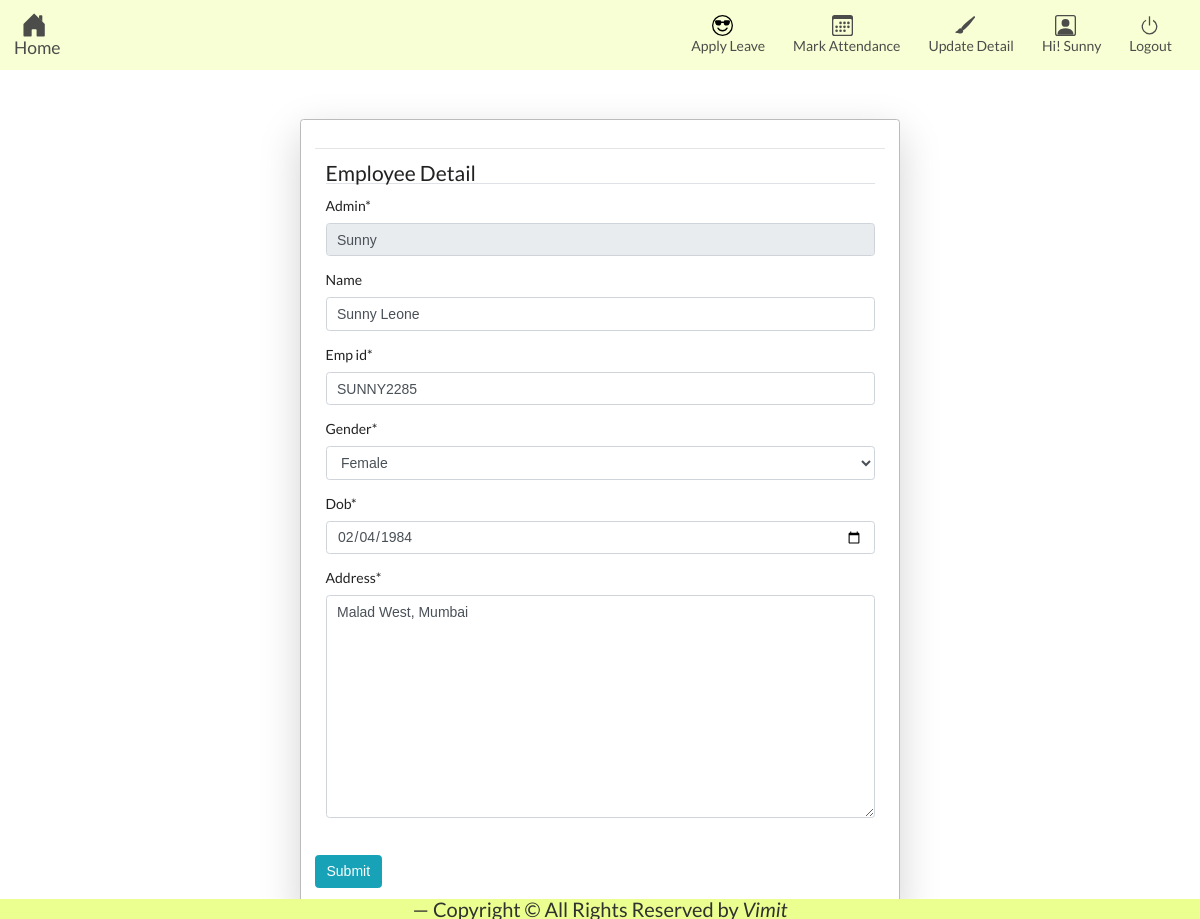
The page /create_employee_detail/Sunny/ (signed in) on the database its author committed.
### attendance/models.py (models this page shows, shortened)
class Employee(models.Model):
    GENDER_CHOICES = (
        ('M', 'Male'),
        ('F', 'Female')
    )
    admin = models.ForeignKey(Profile, on_delete=models.CASCADE)
    name = models.CharField(max_length=200, null = False, default = "", blank = True)
    emp_id = models.CharField(max_length=25)
    gender = models.CharField(
        max_length=10, choices=GENDER_CHOICES, default='M')
    dob = models.DateField()
    address = models.TextField()
    created_at = models.DateTimeField(auto_now_add=True)
    updated_at = models.DateTimeField(auto_now_add=True)

### attendance/views.py (the view, shortened to what this page needs)
@login_required
def create_employee_detail(request,user_id):
    date_now = datetime.now()
    year = date_now.year
    kwargs = dict()
    user = User.objects.filter(username=user_id).first()
    user_profile = Profile.objects.get(user=user)
    try:
        emp_obj = Employee.objects.get(admin=user_profile)
    except Exception as e:
        emp_obj = None
    if emp_obj:
        form = EmployeeForm(initial={'admin': user_profile, 'name':emp_obj.name ,'emp_id': emp_obj.emp_id,'gender':emp_obj.gender,'dob':emp_obj.dob,'address':emp_obj.address})
        return render(request, 'attendance/create_employee_detail.html', {'form': form})

### attendance/forms.py
class EmployeeForm(forms.ModelForm):
    GENDER_CHOICES = (
        ('M', 'Male'),
        ('F', 'Female')
    )
    admin = forms.CharField(widget=forms.TextInput(attrs={'readonly': 'readonly'}))
    address = forms.CharField(
        widget=forms.Textarea(attrs={'cols': 80, 'rows': 10}))
    class Meta:
        model = Employee
        fields = '__all__'
        widgets = {
            'dob': DateInput(),
        }

### attendance/models.py (called while the page is built)
    def __str__(self):
        return f'{self.user.username}'

### templates/attendance/create_employee_detail.html (shortened to what this page needs)
{%extends 'attendance/home.html' %}
{% load static %}
{% load crispy_forms_tags %}
{%block content%}
  <div class="container shadow-lg p-3 mb-5 bg-white rounded login form-group">
      <hr>
      <form class="form-horizontal" action="" method="POST">
          <fieldset class="form-group">
              <legend class="border-bottom mb-">Employee Detail</legend>
              {{ form |crispy }}
          </fieldset>
          <div class='form-group'>
              <input type="submit" class="btn btn-info" value="Submit">
          </div>
      </form>
  </div>
{%endblock%}

### templates/attendance/home.html (shortened to what this page needs)
{% load static %}
{% load crispy_forms_tags %}
<!doctype html>
<html lang="en">
<head>
    <link rel="stylesheet" href="https://stackpath.bootstrapcdn.com/bootstrap/4.5.0/css/bootstrap.min.css"
>
    <link rel="stylesheet" type="text/css" href="{% static 'css/home.css' %}">
    <link rel="stylesheet" type="text/css" href="{% static 'css/semantic.min.css' %}">
</head>
<body>
    <nav class="navbar navbar-expand-lg fixed-top" style="background-color: #f8ffd4;">
        <a class="navbar-brand" href="/"><span style="padding-left: 0.4em;color: #4c4d4b;"><br>Home</span></a>
        <div class="collapse navbar-collapse" id="navbarTogglerDemo03">
            <div class="form-inline my-2 my-lg-0">
                {% if user.is_authenticated %}
                <a class="nav-link" href="{% url 'apply-leaves' request.user%}"><span
                        style="padding-left: 1.5em;color: #4c4d4b;"><br>Apply Leave</span></a>
                <a class="nav-link" href="{% url 'mark-attendance' request.user%}"><span
                        style="padding-left: 2.75em;color: #4c4d4b;"><br>Mark Attendance</span></a>
                <a class="nav-link" href="{% url 'create-employee-detail' request.user %}"><span
                        style="padding-left: 1.85em;color: #4c4d4b;"><br>Update Detail</span></a>
                <a href="{% url 'user-window' %}" class="nav-link white"><span
                        style="padding-left: 0.9em;color: #4c4d4b;"><br> Hi! {{request.user}}</span></a>
                <a href="{% url 'logout' %}" class="nav-link white"><span
                        style="padding-left: 0.7em;color: #4c4d4b;"><svg
                            class="bi bi-power" width="1.5em" height="1.5em" viewBox="0 0 16 16" fill="#4c4d4b"
                            xmlns="http://www.w3.org/2000/svg">
                            <path fill-rule="evenodd"
                                d="M5.578 4.437a5 5 0 104.922.044l.5-.866a6 6 0 11-5.908-.053l.486.875z"
                                clip-rule="evenodd" />
                            <path fill-rule="evenodd" d="M7.5 8V1h1v7h-1z" clip-rule="evenodd" />
                        </svg><br>Logout</span></a>
                {% endif %}
            </div>
        </div>
    </nav>
    {%block content%}{%endblock%}
    <div class="footer navbar-fixed-bottom" align="center" style="">
        <footer class="blockquote-footer" style='font-size:20px;color: #31312f;'>Copyright &copy; {{year}} All Rights
            Reserved by <cite title="Source Title">Vimit</cite></footer>
    </div>
</body>
</html>

### static/css/home.css (style rules this page uses)
body, html { height: 100%; margin: 0; }
.login { margin-top: 8.5em; border:1px solid rgb(189, 186, 186); }
.container { width: 50%; }
footer { background-color: rgb(234, 255, 143); width: 100%; position: fixed; left: 0; bottom: 0; }

### rows shown on the page
Employee: admin "Sunny", name "Sunny Leone", emp_id "SUNNY2285", gender "Female", dob "02/04/1984", address "Malad West, Mumbai"

### other values the page prints
{{ request.user }} "Sunny"
